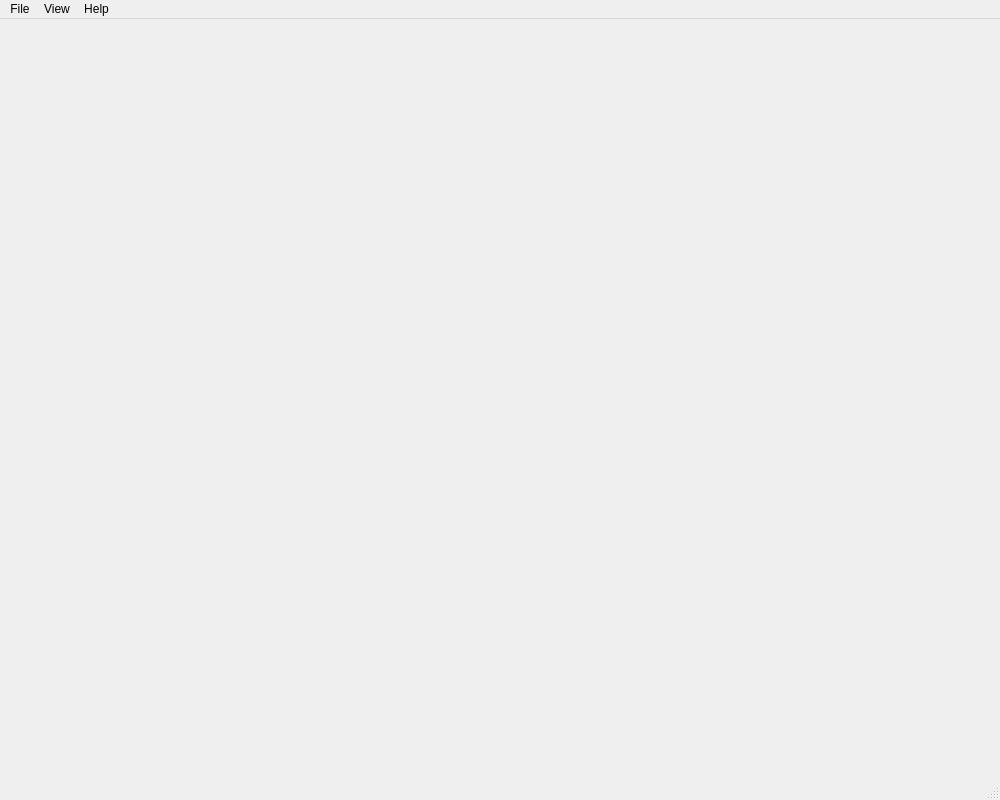
<?xml version="1.0" encoding="UTF-8"?>
<ui version="4.0">
 <class>MainWindow</class>
 <widget class="QMainWindow" name="MainWindow">
  <property name="geometry">
   <rect>
    <x>0</x>
    <y>0</y>
    <width>1000</width>
    <height>800</height>
   </rect>
  </property>
  <property name="minimumSize">
   <size>
    <width>640</width>
    <height>480</height>
   </size>
  </property>
  <property name="windowTitle">
   <string>MainWindow</string>
  </property>
  <widget class="QWidget" name="centralwidget">
   <layout class="QGridLayout" name="gridLayout">
    <item row="0" column="0">
     <widget class="QSplitter" name="splitter_layout">
      <property name="maximumSize">
       <size>
        <width>16777215</width>
        <height>16777215</height>
       </size>
      </property>
      <property name="orientation">
       <enum>Qt::Vertical</enum>
      </property>
     </widget>
    </item>
   </layout>
  </widget>
  <widget class="QMenuBar" name="menubar">
   <property name="geometry">
    <rect>
     <x>0</x>
     <y>0</y>
     <width>1000</width>
     <height>23</height>
    </rect>
   </property>
   <widget class="QMenu" name="menuFile">
    <property name="title">
     <string>File</string>
    </property>
    <addaction name="actionLoad"/>
    <addaction name="actionExport_data"/>
    <addaction name="separator"/>
    <addaction name="actionOptions"/>
    <addaction name="separator"/>
    <addaction name="actionQuit"/>
   </widget>
   <widget class="QMenu" name="menuView">
    <property name="title">
     <string>View</string>
    </property>
    <addaction name="actionData_viewer"/>
    <addaction name="actionConsole"/>
    <addaction name="separator"/>
    <addaction name="action3D_Plotter"/>
    <addaction name="separator"/>
    <addaction name="separator"/>
    <addaction name="actionState"/>
   </widget>
   <widget class="QMenu" name="menuHelp">
    <property name="title">
     <string>Help</string>
    </property>
    <addaction name="actionManual"/>
    <addaction name="actionWebsite"/>
    <addaction name="actionCode_repository"/>
    <addaction name="separator"/>
    <addaction name="actionAbout"/>
   </widget>
   <addaction name="menuFile"/>
   <addaction name="menuView"/>
   <addaction name="menuHelp"/>
  </widget>
  <widget class="QStatusBar" name="statusbar"/>
  <action name="actionLoad">
   <property name="text">
    <string>&amp;Load data</string>
   </property>
   <property name="toolTip">
    <string>Load MinFlux binary NumPy data</string>
   </property>
   <property name="shortcut">
    <string>Ctrl+L</string>
   </property>
  </action>
  <action name="actionQuit">
   <property name="text">
    <string>Quit</string>
   </property>
   <property name="toolTip">
    <string>Quit application</string>
   </property>
   <property name="shortcut">
    <string/>
   </property>
  </action>
  <action name="actionConsole">
   <property name="checkable">
    <bool>true</bool>
   </property>
   <property name="checked">
    <bool>false</bool>
   </property>
   <property name="text">
    <string>Console</string>
   </property>
  </action>
  <action name="actionData_viewer">
   <property name="checkable">
    <bool>true</bool>
   </property>
   <property name="checked">
    <bool>true</bool>
   </property>
   <property name="text">
    <string>Data viewer</string>
   </property>
  </action>
  <action name="action3D_Plotter">
   <property name="checkable">
    <bool>false</bool>
   </property>
   <property name="text">
    <string>3D plotter</string>
   </property>
  </action>
  <action name="actionState">
   <property name="text">
    <string>[DEBUG] Show state</string>
   </property>
  </action>
  <action name="actionOptions">
   <property name="text">
    <string>Options</string>
   </property>
  </action>
  <action name="actionAbout">
   <property name="text">
    <string>About</string>
   </property>
  </action>
  <action name="actionExport_data">
   <property name="text">
    <string>Export data</string>
   </property>
  </action>
  <action name="actionManual">
   <property name="text">
    <string>Manual</string>
   </property>
  </action>
  <action name="actionWebsite">
   <property name="text">
    <string>Website</string>
   </property>
  </action>
  <action name="actionCode_repository">
   <property name="text">
    <string>Repository</string>
   </property>
  </action>
 </widget>
 <resources/>
 <connections/>
</ui>
